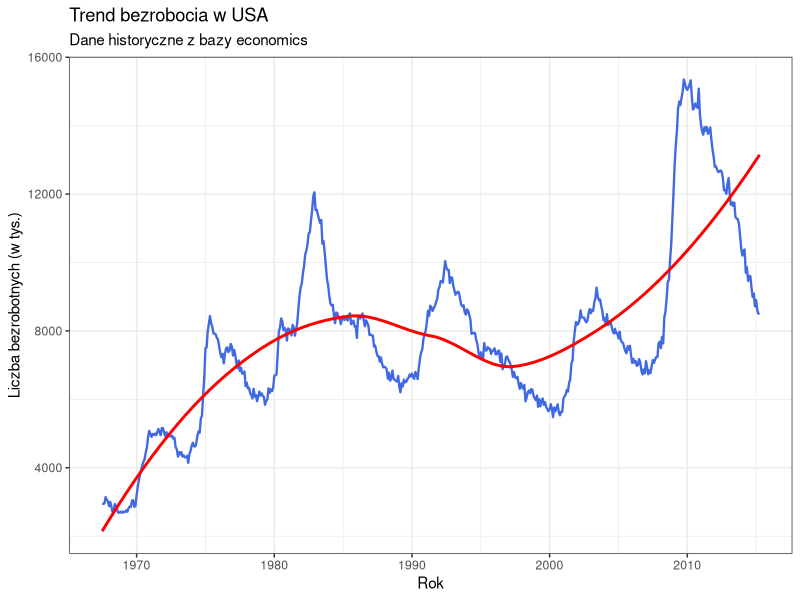
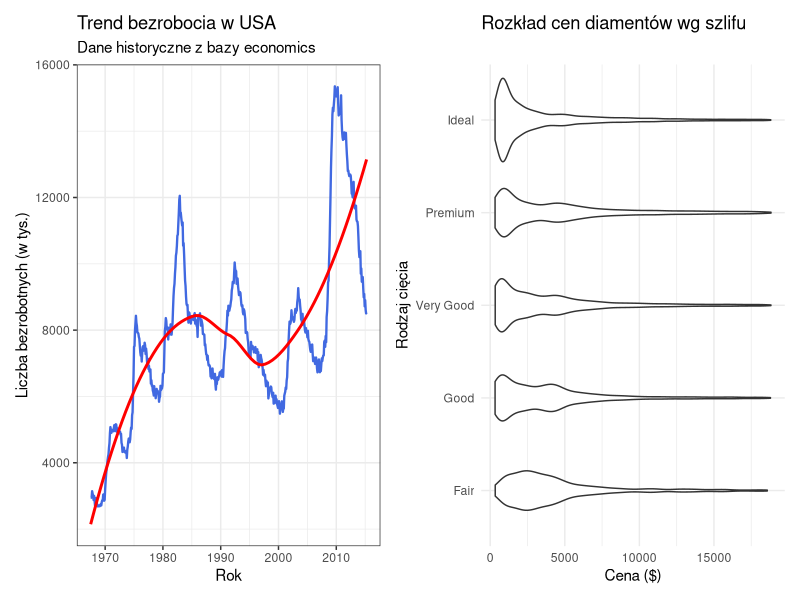
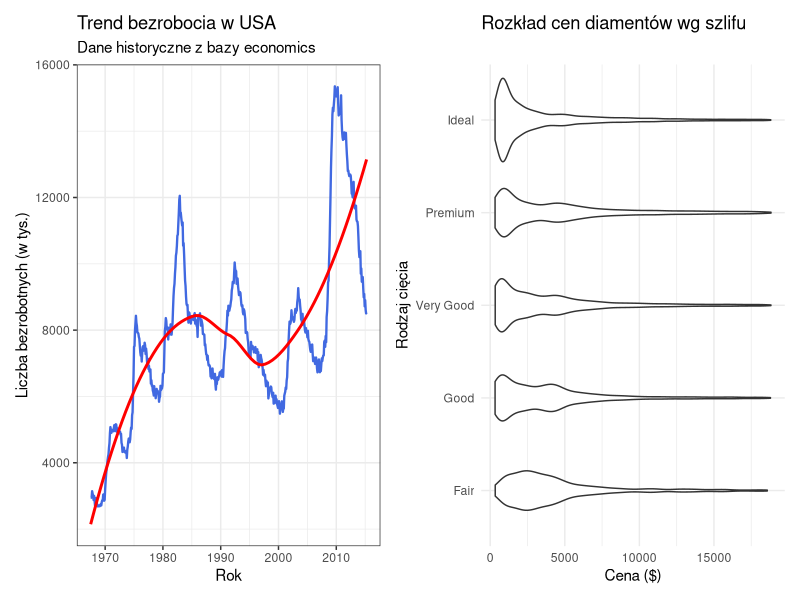
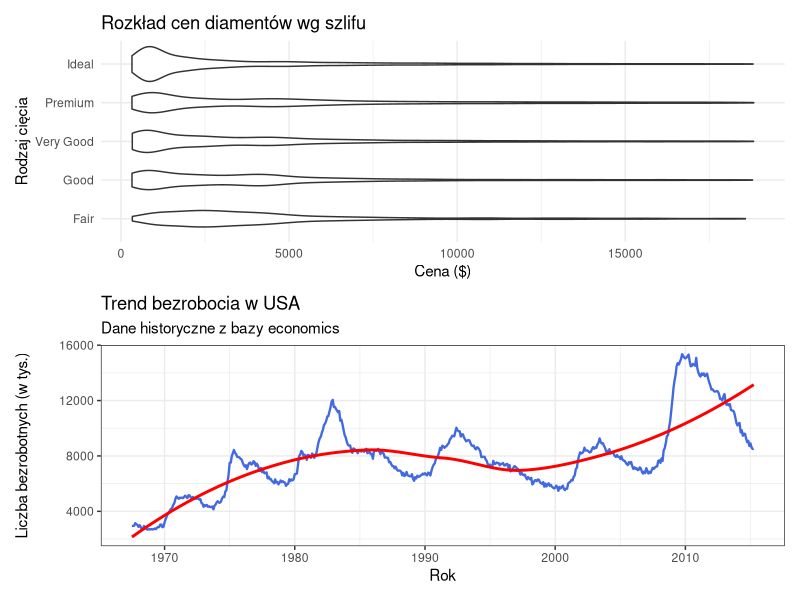
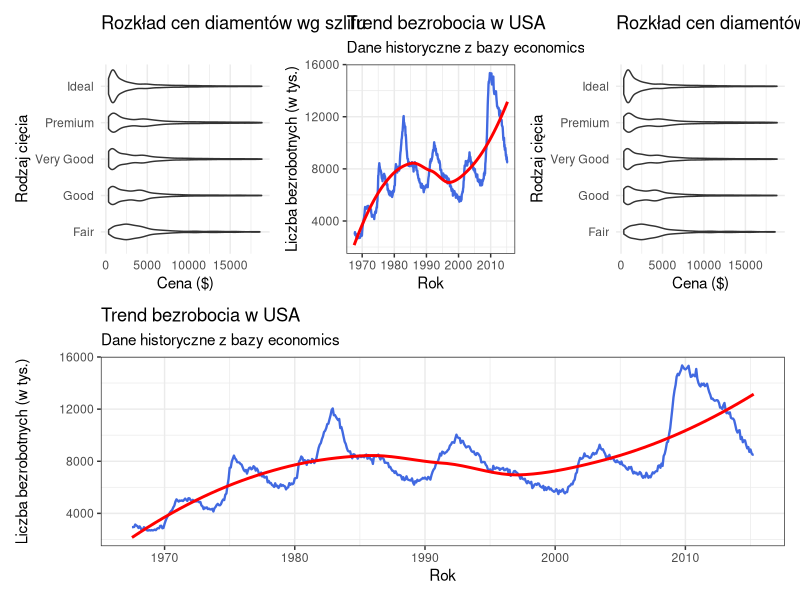
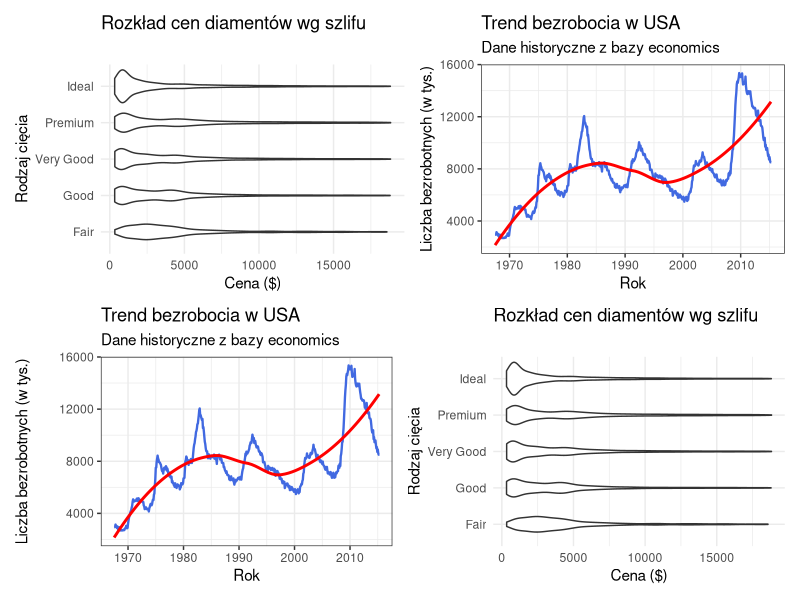
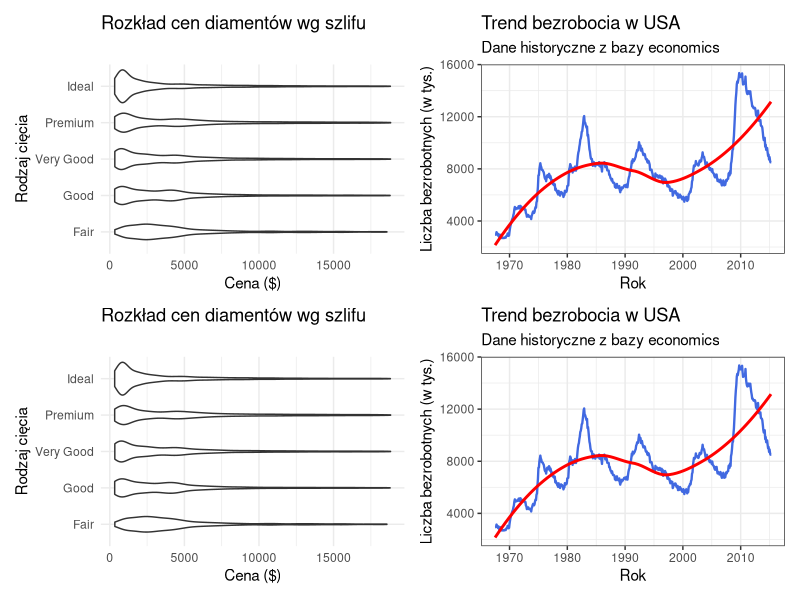
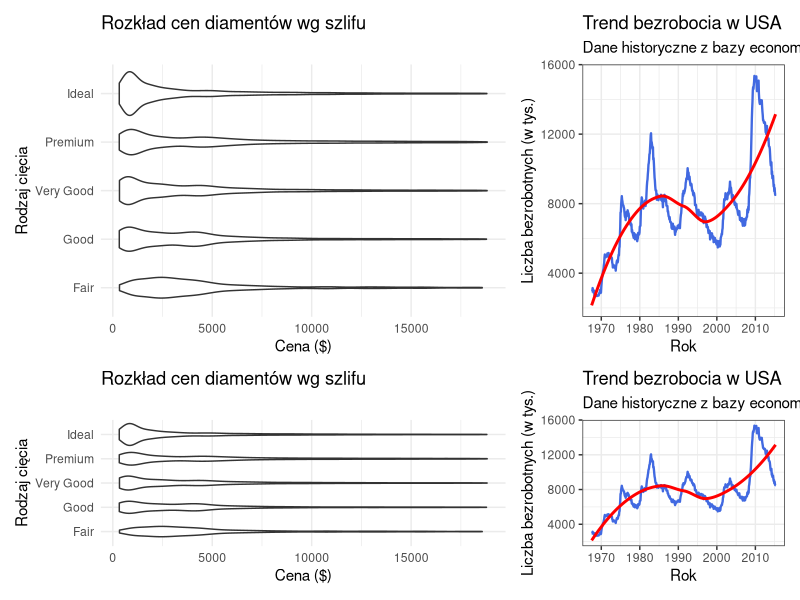

Here is the R script that generated these plots, in order:
#=======================================================#
#              TECHNIKI WIZUALIZACJI DANYCH             # 
#                     LABORATORIUM 7                    #
#=======================================================#

library(dplyr)
library(ggplot2)
library(patchwork)
library(ggpubr)
library(ggrepel)


# 0. Zadania rozgrzewkowe -------------------------------------------------

## Zadanie 0.1 ------------------------------------------------------------
# Wykorzystując dane diamonds z pakietu ggplot2 sprawdź, jak rozkładają się 
# ceny diamentów w zależności od ich cięcia (cut).

p1 <- ggplot(diamonds, aes(x = price)) +
  geom_histogram(bins = 50, color = "white") +
  facet_wrap(~cut) + 
  labs(title = "Rozkład cen diamentów wg szlifu",
       x = "Cena ($)", y = "Liczba diamentów") +
  theme_minimal() +
  theme(legend.position = "none")

p1 <- ggplot(diamonds, aes(x = price, y =cut)) +
  geom_boxplot() + 
  labs(title = "Rozkład cen diamentów wg szlifu",
       x = "Cena ($)", y = "Rodzaj cięcia") +
  theme_minimal() +
  theme(legend.position = "none")

p1 <- ggplot(diamonds, aes(x = price, y =cut)) +
  geom_violin() + 
  labs(title = "Rozkład cen diamentów wg szlifu",
       x = "Cena ($)", y = "Rodzaj cięcia") +
  theme_minimal() +
  theme(legend.position = "none")


## Zadanie 0.2 ------------------------------------------------------------
# Wykorzystując zbiór danych economics z pakietu ggplot2 sprawdź jak 
# zmieniała się liczba bezrobotnych w USA na przestrzeni lat.
# Na osi X umieść datę (date), a na osi Y liczbę bezrobotnych (unemploy).
# Dodaj linię trendu (geom_smooth()).


p2 <- ggplot(economics, aes(x = date, y = unemploy)) +
  geom_line(color = "royalblue", linewidth = 0.8) +
  geom_smooth(color = "red",
              se = FALSE,
              size = 1) +
  labs(
    title = "Trend bezrobocia w USA",
    subtitle = "Dane historyczne z bazy economics",
    x = "Rok",
    y = "Liczba bezrobotnych (w tys.)"
  ) +
  theme_bw()

p2



# 1. patchwork ------------------------------------------------------------

# Patchwork pozwala traktować wykresy jak liczby, używamy prostych symboli:
#  + lub |: umieszcza wykresy obok siebie (poziomo)
#  /: umieszcza wykresy jeden pod drugim (pionowo)
# (): pozwala na grupowanie wykresów w celu tworzenia złożonych podukładów 

p2 + p1
p2 | p1
p1 / p2

(p1 | p2 | p1) / p2
(p1 + p2)/(p2 +p1)

# Funkcja plot_layout() daje pełną kontrolę nad strukturą kompozycji
# ncol / nrow: określa liczbę kolumn i wierszy
# widths / heights: określa proporcję wielkości poszczególnych paneli 
# guides = 'collect': zbiera legendy ze wszystkich wykresów i umieszcza jedną wspólną 

# określenie liczby wierszy i kolumn
p1 + p2 + p1 + p2 + plot_layout(ncol = 2, nrow = 2)

# pierwszy wiersz jest dwa razy wyższy niż drugi
p1 + p2 + p1 + p2 + plot_layout(ncol = 2, nrow = 2,
                                widths = c(2, 1),
                                heights = c(2, 1))



# Funkcja plot_annotation() pozwala na dodanie jednego tytułu do wykresów
# tytuł, podtytuł i podpis: dodawanie metadanych dla całego zestawu wykresów.
# tagowanie: automatyczne dodawanie etykiet identyfikujących (np. A, B, C lub I, II, III) 
# do poszczególnych paneli za pomocą parametru tag_levels.


p1 + p2 + p2 + p1 + plot_layout(ncol = 2, nrow = 2) + plot_annotation(
  title = "Wykresy razem",
  subtitle = "2 x 2",
  caption = Sys.Date(),
  theme = theme(plot.title = element_text(size = 16)),
  tag_levels = 'A' # może być też 'a'
)

p1 + p2 + p2 + p1 + plot_layout(ncol = 2, nrow = 2) + plot_annotation(
  title = "Wykresy razem",
  subtitle = "2 x 2",
  caption = Sys.Date(),
  theme = theme(plot.title = element_text(size = 16, color = "navy")),
  tag_levels = 'I' # może być też 'i'
) 


# Patchwork pozwala na wstawianie do układu elementów, które nie są wykresami:
# plot_spacer(): wstawia pustą przestrzeń w miejsce, gdzie normalnie byłby wykres
# tabele i tekst: można wkomponować tabele lub bloki tekstu w strukturę raportu graficznego
# (dzięki integracji z innymi pakietami, np. ggpubr
# Operator & (np. p1 + p2 & theme_bw()) pozwala zmienić wygląd wszystkich składowych wykresów

# pusta przestrzeń
p1 + p2 + plot_spacer() + p1


# tabela ze zliczeniem diamentów względem rodzaju cięcia
tmp <- as.data.frame(table(diamonds$cut))
names(tmp) <- c("Rodzaj cięcia", "Liczba diamentów")

# obiekt tabeli (pakiet ggpubr)
tab <- ggtexttable(tmp, theme = ttheme("light"), rows = NULL) %>%
  tab_add_footnote(text = "*Tabela utworzona w pakiecie ggpubr", size = 10)

# łączenie w jeden obiekt 
p1 + tab

# zmiana stylu wszystkich wykresów

p1 + p2 + p2 + p1 + plot_layout(ncol = 2, nrow = 2) + plot_annotation(
  title = "Wykresy razem",
  subtitle = "2 x 2",
  caption = Sys.Date(),
  theme = theme(plot.title = element_text(size = 16, color = "navy")),
  tag_levels = 'I'
) & theme_dark()


## Zadanie 1.1 -------------------------------------------------------------
# Stwórz wykres gęstości brzegowych dla zbioru danych iris składający się z:
# a) wykresu punktowego (Sepal.Length ~ Sepal.Width)
# b) rozkład zmiennej Sepal.Length względem gatunku
# c) rozkład zmiennej Sepal.Width względem gatunku

# 1. Wykres główny (punktowy)
main_plot <- ggplot(iris, aes(Sepal.Length, Sepal.Width, color = Species)) +
  geom_point() +
  theme_minimal() +
  theme(legend.position = "bottom")

# 2. Wykres górny (gęstość na osi X)
upper_density <- ggplot(iris, aes(Sepal.Length, fill = Species)) +
  geom_density(alpha = 0.5) +
  theme_void() + # Usuwamy osie i tło
  theme(legend.position = "none")

# 3. Wykres boczny (gęstość na osi Y)
right_density <- ggplot(iris, aes(Sepal.Width, fill = Species)) +
  geom_density(alpha = 0.5) +
  coord_flip() + # Obracamy wykres
  theme_void() +
  theme(legend.position = "none")

(upper_density + plot_spacer() + 
    main_plot + right_density) + 
  plot_layout(
    ncol = 2, 
    nrow = 2, 
    widths = c(4, 1), 
    heights = c(1, 4)
  )

# Składanie wykresu z usunięciem marginesów
final_plot <- (upper_density + plot_spacer() + 
                 main_plot + right_density) + 
  plot_layout(ncol = 2, nrow = 2, 
              widths = c(4, 1), 
              heights = c(1, 4)) & 
  theme(plot.margin = margin(1, 1, 1, 1, "pt")) # Minimalny odstęp 1 punktu, tu pozwala na mniejsze odstępy

final_plot

# inset_element()
# pozwala umieścić mały wykres "wewnątrz" dużego, podając współrzędne od 0 do 1

main_plot + inset_element(upper_density, left = 0, bottom = 0.8, right = 1, top = 1)


# 2. ggrepel --------------------------------------------------------------

# geom_text_repel vs geom_label_repel
# Działają identycznie jak ich odpowiedniki w ggplot2, ale automatycznie 
# odpychają etykiety od siebie i od punktów danych.
#
# geom_text_repel(): wstawia sam tekst
# 
# geom_label_repel(): wstawia tekst w ramce
# 
# Kluczowe parametry
# - „siła odpychania”
# box.padding: określa, ile wolnego miejsca ma być wokół każdej etykiety
# point.padding: ustala dystans między etykietą a samym punktem
# force: siła odpychania

top_diamonds <- subset(diamonds, price > 18500 & carat > 2.5)

ggplot(top_diamonds, aes(x = carat, y = price, label = clarity)) +
  geom_point(color = "royalblue") +
  geom_text_repel(
    force = 20,              # Silne odpychanie
    box.padding = 0.5,       # Miejsce wokół etykiety
    point.padding = 0.3,     # Dystans od punktu
    color = "darkred"
  ) +
  labs(title = "Siła odpychania w geom_text_repel") +
  theme_minimal()


# Linie łączące
# min.segment.length: np. 0.5, linie pojawią się tylko wtedy, gdy etykieta jest oddalona o więcej niż 0.5 mm
# segment.color, segment.size, segment.alpha: pozwalają zmienić kolor, grubość i przezroczystość linii pomocniczych
# arrow: można dodać strzałkę na końcu linii 

ggplot(top_diamonds, aes(x = carat, y = price, label = cut)) +
  geom_point(color = "darkgreen") +
  geom_label_repel(
    min.segment.length = 0.1,    # Linie pojawią się prawie zawsze
    segment.color = "grey50",    # Kolor linii
    segment.size = 0.8,          # Grubość linii
    segment.alpha = 0.6,         # Przezroczystość
    arrow = arrow(length = unit(0.02, "npc")), # Dodanie strzałki
    fill = "white"
  ) +
  labs(title = "Etykiety w ramkach ze strzałkami") +
  theme_light()




# Ograniczanie ruchu
# direction: można wymusić ruch etykiet tylko w jednym kierunku: "x", "y" lub "both" (domyślnie).
# nudge_x / nudge_y: pozwala ręcznie przesunąć etykiety o konkretną wartość przed uruchomieniem algorytmu odpychania

ggplot(top_diamonds, aes(x = carat, y = price, label = color)) +
  geom_point(color = "orange") +
  geom_text_repel(
    direction = "y",         # Ruch tylko w pionie
    nudge_x = 0.2,           # Przesunięcie startowe w prawo
    angle = 90,              # Obrócenie tekstu o 90 stopni
    vjust = 0.5,
    segment.curvature = -0.1 # Lekkie zakrzywienie linii
  ) +
  labs(title = "Ruch ograniczony do osi Y z przesunięciem (nudge)") +
  theme_classic()



## Zadanie 2.1 ------------------------------------------------------------
# Przygotuj wykres zależności ceny od liczby karatów (ramka danych diamonds).
# Podpisz tylko diamenty o masie powyżej 3 karatów (zmienną cut).


# ogarniczenie danych do podpisu w funkcji geom_text_repel
ggplot(diamonds[diamonds$carat >2, ], aes(x = carat, y = price, label = cut)) + 
  geom_point() +
  geom_text_repel(
    data = subset(diamonds, carat > 3),
    max.overlaps = Inf
  )

# ogarniczenie danych do podpisu w funkcji mutate
diamonds %>%
  mutate(cut2 = ifelse(carat > 3, cut, NA)) %>%
  ggplot(aes(x = carat, y = price, label = cut2)) + 
  geom_point() +
  geom_text_repel(
    max.overlaps = Inf
  )
